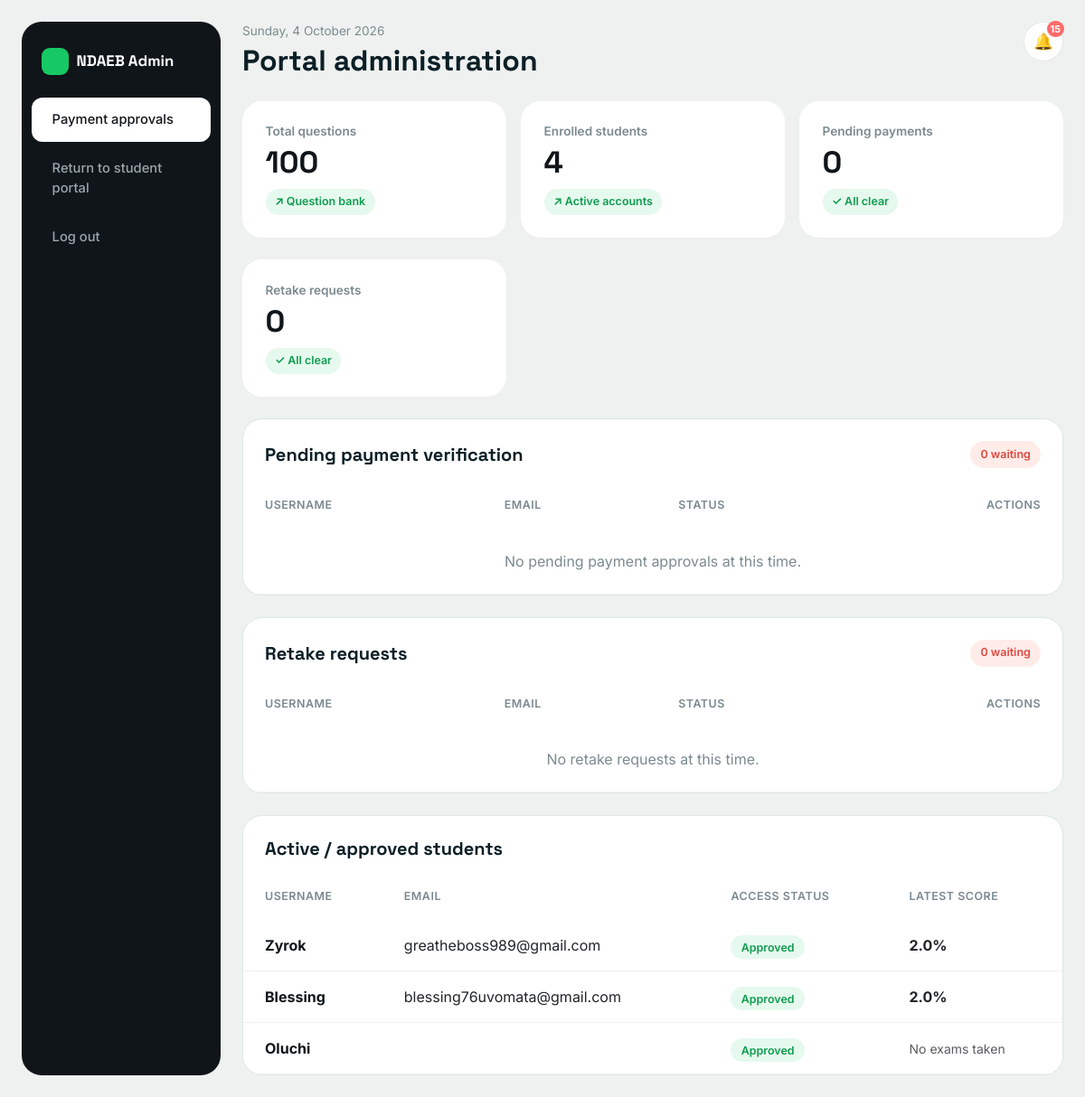
Page /admin-panel/ (signed in) on the committed database.
### main/models.py (models this page shows, shortened)
class Profile(models.Model):
    PAYMENT_STATUS_CHOICES = [
        ('UNPAID', 'Unpaid'),
        ('PENDING', 'Pending Verification'),
        ('APPROVED', 'Approved'),
        ('DENIED', 'Denied'),
    ]
    user = models.OneToOneField(User, on_delete=models.CASCADE, related_name='profile')
    payment_status = models.CharField(max_length=20, choices=PAYMENT_STATUS_CHOICES, default='UNPAID')
    retake_approved = models.BooleanField(default=True)
    retake_requested = models.BooleanField(default=False)
    retake_denied = models.BooleanField(default=False)

### main/views.py (the view)
# urls.py: path('admin-panel/', views.admin_panel_view, name='admin_panel'),
@user_passes_test(is_admin)
def admin_panel_view(request):
    pending_payments = Profile.objects.filter(payment_status='PENDING')
    retake_requests = Profile.objects.filter(retake_requested=True)
    approved_users = Profile.objects.filter(payment_status='APPROVED')
    for profile in approved_users:
        latest = ExamAttempt.objects.filter(user=profile.user).order_by('-date_taken').first()
        profile.latest_score = latest.percentage if latest else None
    notifications = Notification.objects.filter(is_read=False)
    context = {
        'total_questions': Question.objects.count(),
        'total_students': User.objects.filter(is_staff=False).count(),
        'pending_payments': pending_payments,
        'retake_requests': retake_requests,
        'approved_users': approved_users,
        'notifications': notifications,
        'unread_notifications_count': notifications.count(),
    }
    return render(request, 'admin-panel.html', context)

### main/views.py (called while the page is built)
def is_admin(user):
    return user.is_authenticated and user.is_staff

### templates/admin-panel.html (shortened to what this page needs)
{% extends 'base.html' %}
{% block layout %}
  <div class="admin-shell">
    <div class="admin-sidebar">
      <span class="brand">NDAEB Admin</span>
      <a href="{% url 'admin_panel' %}" class="nav-item active">Payment approvals</a>
      <a href="{% url 'dashboard' %}" class="nav-item">Return to student portal</a>
      <a href="{% url 'logout' %}" class="nav-item">Log out</a>
    </div>
    <div class="admin-main">
      <div class="admin-topbar">
        <div>
          <div class="eyebrow">
            {% now 'l, j F Y' %}
          </div>
          <h2>Portal administration</h2>
        </div>
        <div class="notif-bell-wrap">
          <div class="notif-bell" id="notifBellToggle">
            &#128276;{% if unread_notifications_count > 0 %}
              <span class="notif-badge">{{ unread_notifications_count }}</span>
            {% endif %}
          </div>
        </div>
      </div>
      <div class="row g-3 mb-4">
        <div class="col-md-4">
          <div class="metric-card">
            <h6>Total questions</h6>
            <div class="val">{{ total_questions|default:'0' }}</div>
            <span class="trend-pill">&#8599; Question bank</span>
          </div>
        </div>
        <div class="col-md-4">
          <div class="metric-card">
            <h6>Enrolled students</h6>
            <div class="val">{{ total_students|default:'0' }}</div>
            <span class="trend-pill">&#8599; Active accounts</span>
          </div>
        </div>
        <div class="col-md-4">
          <div class="metric-card">
            <h6>Pending payments</h6>
            <div class="val">{{ pending_payments|length }}</div>
            <span class="trend-pill {% if pending_payments|length > 0 %}warn{% endif %}">
              {% if pending_payments|length > 0 %}
                &#8599; Needs review
              {% else %}
                &#10003; All clear
              {% endif %}
            </span>
          </div>
        </div>
      </div>
      <div class="row g-3 mb-4">
        <div class="col-md-4">
          <div class="metric-card">
            <h6>Retake requests</h6>
            <div class="val">{{ retake_requests|length }}</div>
            <span class="trend-pill {% if retake_requests|length > 0 %}warn{% endif %}">
              {% if retake_requests|length > 0 %}
                &#8599; Needs review
              {% else %}
                &#10003; All clear
              {% endif %}
            </span>
          </div>
        </div>
      </div>
      <div class="surface-card mb-4">
        <div class="p-4 pb-3 d-flex justify-content-between align-items-center flex-wrap gap-2">
          <h5 class="fw-bold mb-0">Pending payment verification</h5>
          <span class="badge-soft-coral">{{ pending_payments|length }} waiting</span>
        </div>
        <div class="table-responsive">
          <table class="table table-hover align-middle mb-0">
            <thead>
              <tr>
                <th>Username</th>
                <th>Email</th>
                <th>Status</th>
                <th class="text-end">Actions</th>
              </tr>
            </thead>
            <tbody>
              {% for profile in pending_payments %}
                <tr>
                  <td>
                    <strong>{{ profile.user.username }}</strong>
                  </td>
                  <td>{{ profile.user.email }}</td>
                  <td>
                    <span class="badge-soft-coral">Pending review</span>
                  </td>
                  <td class="text-end">
                    <a href="{% url 'process_payment' profile.id 'approve' %}" class="btn btn-ink btn-sm me-2">Approve access</a>
                    <a href="{% url 'process_payment' profile.id 'deny' %}" class="btn btn-outline-ink btn-sm">Deny access</a>
                  </td>
                </tr>
              {% empty %}
                <tr>
                  <td colspan="4" class="text-center py-4" style="color:var(--fin-slate);">No pending payment approvals at this time.</td>
                </tr>
              {% endfor %}
            </tbody>
          </table>
        </div>
      </div>
      <div class="surface-card mb-4">
        <div class="p-4 pb-3 d-flex justify-content-between align-items-center flex-wrap gap-2">
          <h5 class="fw-bold mb-0">Retake requests</h5>
          <span class="badge-soft-coral">{{ retake_requests|length }} waiting</span>
        </div>
        <div class="table-responsive">
          <table class="table table-hover align-middle mb-0">
            <thead>
              <tr>
                <th>Username</th>
                <th>Email</th>
                <th>Status</th>
                <th class="text-end">Actions</th>
              </tr>
            </thead>
            <tbody>
              {% for profile in retake_requests %}
                <tr>
                  <td>
                    <a href="{% url 'admin_student_scores' profile.user.id %}" class="text-decoration-none fw-bold" style="color: var(--fin-ink);">{{ profile.user.username }}</a>
                  </td>
                  <td>{{ profile.user.email }}</td>
                  <td>
                    <span class="badge-soft-coral">Awaiting approval</span>
                  </td>
                  <td class="text-end">
                    <a href="{% url 'process_retake' profile.id 'approve' %}" class="btn btn-ink btn-sm me-2">Unlock retake</a>
                    <a href="{% url 'process_retake' profile.id 'deny' %}" class="btn btn-outline-ink btn-sm">Deny</a>
                  </td>
                </tr>
              {% empty %}
                <tr>
                  <td colspan="4" class="text-center py-4" style="color:var(--fin-slate);">No retake requests at this time.</td>
                </tr>
              {% endfor %}
            </tbody>
          </table>
        </div>
      </div>
      <div class="surface-card">
        <div class="p-4 pb-3">
          <h5 class="fw-bold mb-0">Active / approved students</h5>
        </div>
        <div class="table-responsive">
          <table class="table table-hover align-middle mb-0">
            <thead>
              <tr>
                <th>Username</th>
                <th>Email</th>
                <th>Access status</th>
                <th>Latest Score</th>
              </tr>
            </thead>
            <tbody>
              {% for profile in approved_users %}
                <tr>
                  <td>
                    <a href="{% url 'admin_student_scores' profile.user.id %}" class="text-decoration-none fw-bold" style="color: var(--fin-ink);">{{ profile.user.username }}</a>
                  </td>
                  <td>{{ profile.user.email }}</td>
                  <td>
                    <span class="badge-soft-teal">Approved</span>
                  </td>
                  <td>
                    {% if profile.latest_score %}
                      <strong>{{ profile.latest_score }}%</strong>
                    {% else %}
                      <span class="text-muted small">No exams taken</span>
                    {% endif %}
                  </td>
                </tr>
              {% empty %}
                <tr>
                  <td colspan="4" class="text-center py-4" style="color:var(--fin-slate);">No approved students yet.</td>
                </tr>
              {% endfor %}
            </tbody>
          </table>
        </div>
      </div>
    </div>
  </div>
{% endblock %}

### templates/base.html (style rules this page uses)
:root { --ink: #0b1f26; --teal: #0e7c7b; --teal-dark: #0a5d5c; --teal-light: #e8f6f3; --coral: #ff6b5b; --coral-dark: #e5503f; --paper: #fbfbf9; --slate: #5b6b70; --line: #dce7e6; --radius: 10px; }
* { box-sizing: border-box; }
body { font-family: 'Inter', sans-serif; background: var(--paper); color: var(--ink); -webkit-font-smoothing: antialiased; }
h1, h2, h3, h4, h5, .brand-font { font-family: 'Space Grotesk', sans-serif; color: var(--ink); }
a { color: var(--teal-dark); }
.surface-card { background: #fff; border: 1px solid var(--line); border-radius: var(--radius); }
.badge-soft-teal { background: var(--teal-light); color: var(--teal-dark); font-weight: 600; padding: 0.35rem 0.7rem; border-radius: 6px; font-size: 0.78rem; }
.badge-soft-coral { background: #ffedea; color: var(--coral-dark); font-weight: 600; padding: 0.35rem 0.7rem; border-radius: 6px; font-size: 0.78rem; }
.table thead { background: var(--teal-light); color: var(--teal-dark); }

### templates/admin-panel.html (style rules this page uses)
:root { --fin-bg: #eef1ef; --fin-ink: #10151a; --fin-green: #17c964; --fin-green-soft: #e6f9ee; --fin-coral: #ff6b6b; --fin-coral-soft: #ffece9; --fin-slate: #7c8a90; --fin-card-radius: 22px; }
body { background: var(--fin-bg); }
.admin-shell { display: flex; min-height: 100vh; gap: 1.5rem; padding: 1.5rem; }
.admin-sidebar { width: 220px; flex-shrink: 0; background: var(--fin-ink); border-radius: var(--fin-card-radius); padding: 1.2rem 0; display: flex; flex-direction: column; }
.admin-sidebar .brand { color: #fff; font-family: 'Space Grotesk', sans-serif; font-weight: 700; font-size: 1.05rem; padding: 0.6rem 1.4rem 1.4rem; display: flex; align-items: center; gap: 0.5rem; }
.admin-sidebar .brand::before { content: ''; width: 30px; height: 30px; border-radius: 9px; background: var(--fin-green); display: inline-block; }
.admin-sidebar a.nav-item { color: #9aa7ab; text-decoration: none; padding: 0.85rem 1.4rem; display: block; font-size: 0.92rem; font-weight: 500; margin: 0.15rem 0.7rem; border-radius: 12px; transition: background 0.15s ease, color 0.15s ease; }
.admin-sidebar a.nav-item:hover, .admin-sidebar a.nav-item.active { color: var(--fin-ink); background: #fff; }
.admin-main { flex: 1; min-width: 0; }
.admin-topbar { display: flex; justify-content: space-between; align-items: flex-start; margin-bottom: 1.6rem; flex-wrap: wrap; gap: 1rem; }
.admin-topbar h2 { font-family: 'Space Grotesk', sans-serif; font-weight: 700; margin: 0; }
.admin-topbar .eyebrow { color: var(--fin-slate); font-size: 0.85rem; margin-bottom: 0.2rem; }
.metric-card { border-radius: var(--fin-card-radius); padding: 1.6rem; background: #fff; height: 100%; }
.metric-card h6 { color: var(--fin-slate); font-size: 0.85rem; font-weight: 600; margin-bottom: 0.6rem; text-transform: none; }
.metric-card .val { font-family: 'Space Grotesk', sans-serif; font-weight: 700; font-size: 2.1rem; color: var(--fin-ink); line-height: 1; }
.trend-pill { display: inline-flex; align-items: center; gap: 0.35rem; background: var(--fin-green-soft); color: #0f9d4f; font-size: 0.78rem; font-weight: 600; padding: 0.3rem 0.65rem; border-radius: 999px; margin-top: 0.8rem; }
.surface-card { background: #fff; border-radius: var(--fin-card-radius); overflow: hidden; }
.surface-card .table { margin-bottom: 0; }
.surface-card thead th { border-bottom: none; color: var(--fin-slate); font-size: 0.78rem; text-transform: uppercase; letter-spacing: 0.04em; font-weight: 600; padding: 1rem 1.5rem; }
.surface-card tbody td { padding: 1rem 1.5rem; border-color: #f0f1ef; vertical-align: middle; }
.badge-soft-coral { background: var(--fin-coral-soft); color: #e0473f; font-weight: 600; font-size: 0.78rem; padding: 0.35rem 0.7rem; border-radius: 999px; }
.badge-soft-teal { background: var(--fin-green-soft); color: #0f9d4f; font-weight: 600; font-size: 0.78rem; padding: 0.35rem 0.7rem; border-radius: 999px; }
.notif-bell-wrap { position: relative; }
.notif-bell { width: 44px; height: 44px; border-radius: 50%; background: #fff; border: 1px solid #e6e9e7; display: flex; align-items: center; justify-content: center; font-size: 1.1rem; cursor: pointer; position: relative; }
.notif-badge { position: absolute; top: -2px; right: -2px; background: var(--fin-coral); color: #fff; font-size: 0.68rem; font-weight: 700; min-width: 18px; height: 18px; border-radius: 999px; display: flex; align-items: center; justify-content: center; padding: 0 4px; }

### rows in the picture
Profile: user.username "Zyrok", user.email "greatheboss989@gmail.com", latest_score "2.0"
Profile: user.username "Blessing", user.email "blessing76uvomata@gmail.com", latest_score "2.0"
Profile: user.username "Oluchi", shows "No exams taken"

### other values in the picture
{{ unread_notifications_count }} "15"
{{ total_questions|default:'0' }} "100"
{{ total_students|default:'0' }} "4"
{{ pending_payments|length }} "0"
{{ retake_requests|length }} "0"
